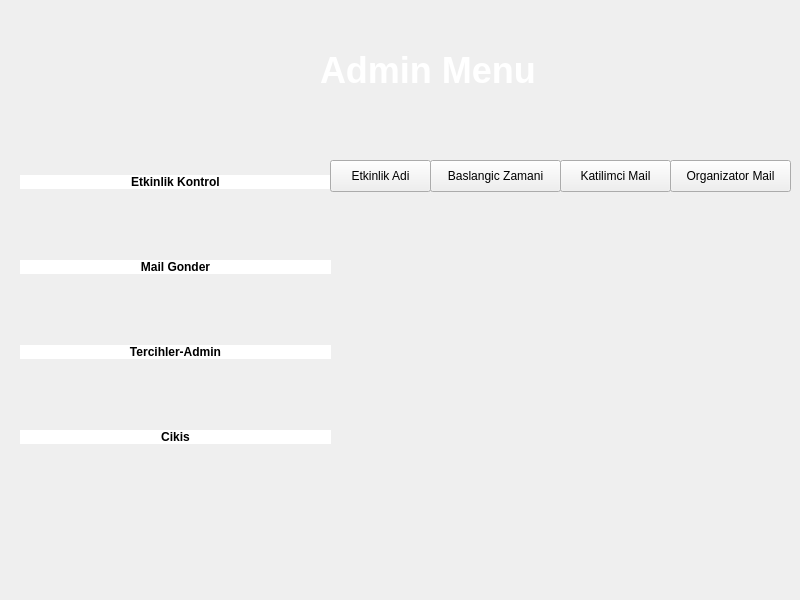
<?xml version="1.0" encoding="UTF-8"?>
<ui version="4.0">
 <class>MainWindow</class>
 <widget class="QMainWindow" name="MainWindow">
  <property name="geometry">
   <rect>
    <x>0</x>
    <y>0</y>
    <width>800</width>
    <height>600</height>
   </rect>
  </property>
  <property name="windowTitle">
   <string>MainWindow</string>
  </property>
  <property name="styleSheet">
   <string notr="true">background-image: url(:/assets/assets/zemin-buyuk.jpg);</string>
  </property>
  <widget class="QWidget" name="centralwidget">
   <widget class="QLabel" name="label">
    <property name="geometry">
     <rect>
      <x>130</x>
      <y>280</y>
      <width>241</width>
      <height>41</height>
     </rect>
    </property>
    <property name="styleSheet">
     <string notr="true"/>
    </property>
    <property name="text">
     <string/>
    </property>
   </widget>
   <widget class="QWidget" name="gridLayoutWidget">
    <property name="geometry">
     <rect>
      <x>20</x>
      <y>110</y>
      <width>311</width>
      <height>401</height>
     </rect>
    </property>
    <layout class="QGridLayout" name="gridLayout">
     <item row="1" column="0">
      <widget class="QPushButton" name="pushButton">
       <property name="styleSheet">
        <string notr="true">QPushButton{
color:black;
background:white;
border-radius:10px;
font-weight:bold;
}
QPushButton::hover{
color:white;
background:#47545a;
border-radius:10px;
font-weight:bold
}</string>
       </property>
       <property name="text">
        <string>Mail Gonder</string>
       </property>
      </widget>
     </item>
     <item row="3" column="0">
      <widget class="QPushButton" name="pushButton_4">
       <property name="styleSheet">
        <string notr="true">QPushButton{
color:black;
background:white;
border-radius:10px;
font-weight:bold;
}
QPushButton::hover{
color:white;
background:#47545a;
border-radius:10px;
font-weight:bold
}</string>
       </property>
       <property name="text">
        <string>Cikis</string>
       </property>
      </widget>
     </item>
     <item row="2" column="0">
      <widget class="QPushButton" name="pushButton_2">
       <property name="styleSheet">
        <string notr="true">QPushButton{
color:black;
background:white;
border-radius:10px;
font-weight:bold;
}
QPushButton::hover{
color:white;
background:#47545a;
border-radius:10px;
font-weight:bold
}</string>
       </property>
       <property name="text">
        <string>Tercihler-Admin</string>
       </property>
      </widget>
     </item>
     <item row="0" column="0">
      <widget class="QPushButton" name="pushButton_3">
       <property name="autoFillBackground">
        <bool>false</bool>
       </property>
       <property name="styleSheet">
        <string notr="true">QPushButton{
color:black;
background:white;
border-radius:10px;
font-weight:bold;
}
QPushButton::hover{
color:white;
background:#47545a;
border-radius:10px;
font-weight:bold
}</string>
       </property>
       <property name="text">
        <string>Etkinlik Kontrol</string>
       </property>
      </widget>
     </item>
    </layout>
   </widget>
   <widget class="QPushButton" name="pushButton_5">
    <property name="geometry">
     <rect>
      <x>330</x>
      <y>160</y>
      <width>101</width>
      <height>32</height>
     </rect>
    </property>
    <property name="text">
     <string>Etkinlik Adi</string>
    </property>
   </widget>
   <widget class="QPushButton" name="pushButton_6">
    <property name="geometry">
     <rect>
      <x>430</x>
      <y>160</y>
      <width>131</width>
      <height>32</height>
     </rect>
    </property>
    <property name="text">
     <string>Baslangic Zamani</string>
    </property>
   </widget>
   <widget class="QPushButton" name="pushButton_7">
    <property name="geometry">
     <rect>
      <x>560</x>
      <y>160</y>
      <width>111</width>
      <height>32</height>
     </rect>
    </property>
    <property name="text">
     <string>Katilimci Mail</string>
    </property>
   </widget>
   <widget class="QPushButton" name="pushButton_8">
    <property name="geometry">
     <rect>
      <x>670</x>
      <y>160</y>
      <width>121</width>
      <height>32</height>
     </rect>
    </property>
    <property name="text">
     <string>Organizator Mail</string>
    </property>
   </widget>
   <widget class="QWidget" name="gridLayoutWidget_2">
    <property name="geometry">
     <rect>
      <x>330</x>
      <y>110</y>
      <width>461</width>
      <height>401</height>
     </rect>
    </property>
    <layout class="QGridLayout" name="gridLayout_2"/>
   </widget>
   <widget class="QLabel" name="label_2">
    <property name="geometry">
     <rect>
      <x>320</x>
      <y>40</y>
      <width>251</width>
      <height>61</height>
     </rect>
    </property>
    <property name="styleSheet">
     <string notr="true">color:white;
font-size:36px;
font-weight:bold;
background:none</string>
    </property>
    <property name="text">
     <string>Admin Menu</string>
    </property>
   </widget>
  </widget>
 </widget>
 <resources>
  <include location="assets.qrc"/>
 </resources>
 <connections/>
</ui>
